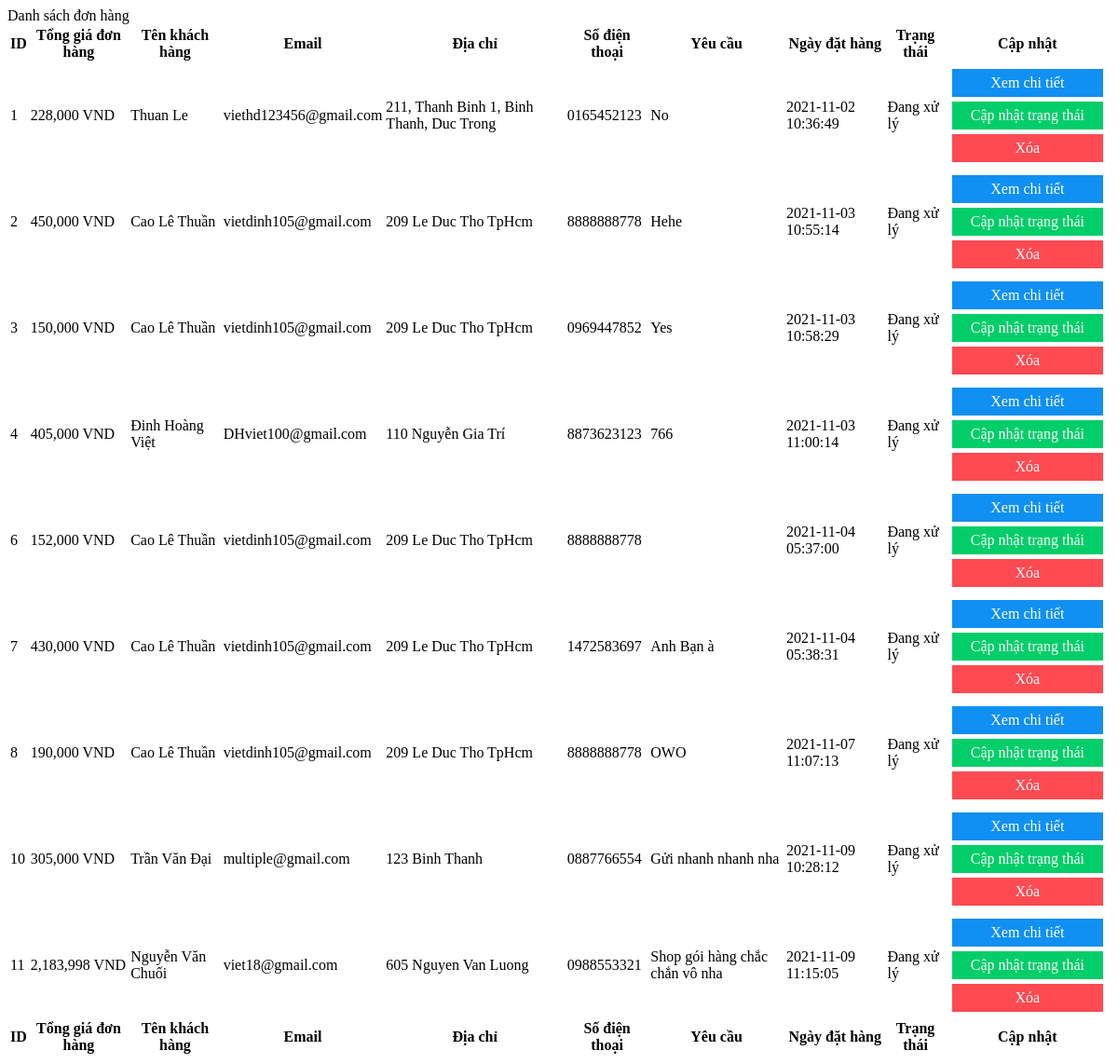
/admin/modules/listorder.php, run on an earlier commit of the app's database.
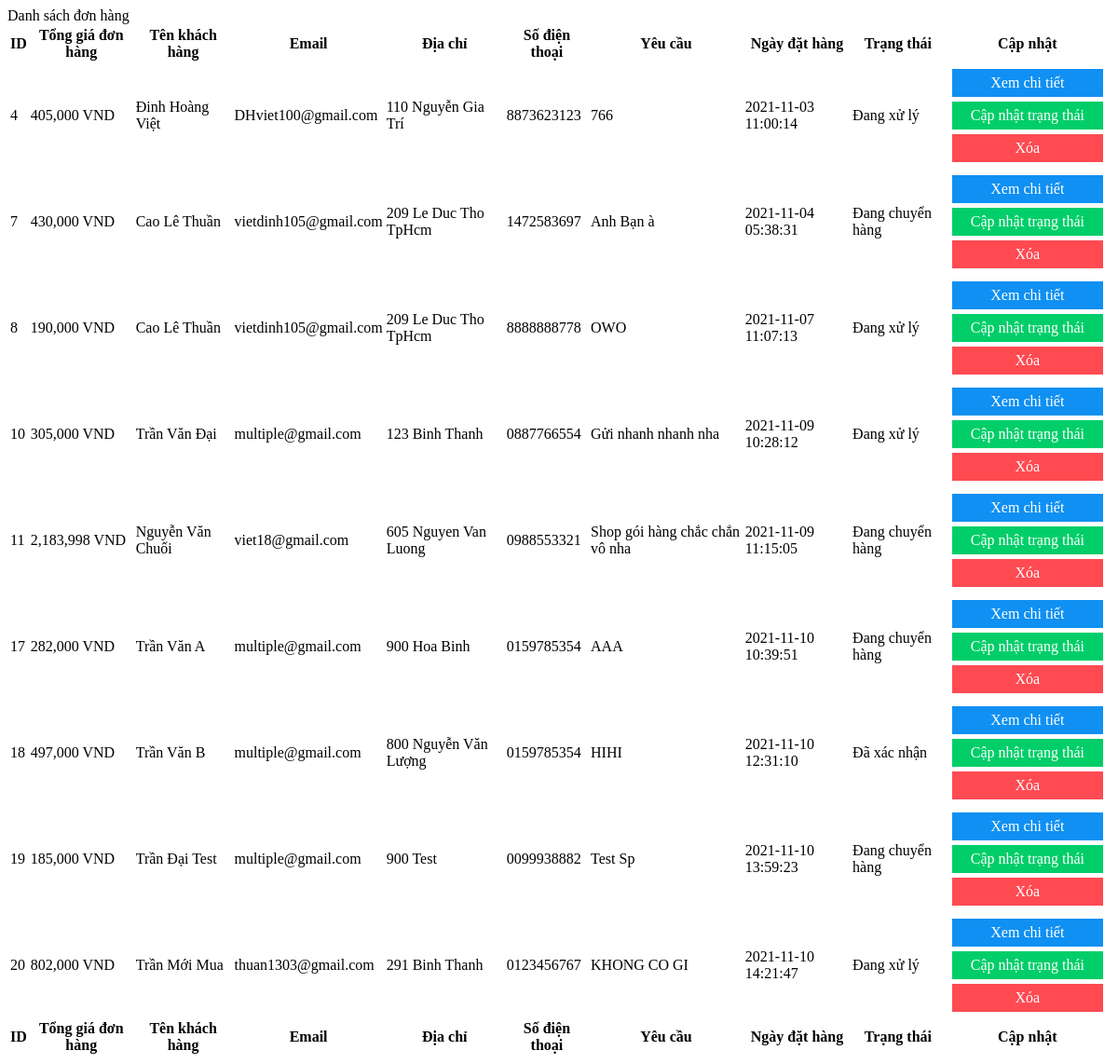
And on a later commit of the database.
### admin/modules/listorder.php (the view, shortened to what this page needs)
<?php
    include('../conn.php');
?>
<div class="card mb-4">
        <div class="card-header">
               Danh sách đơn hàng
        </div>
        <div class="card-body">
            <table id="datatablesSimple">
                <thead>
                    <tr>
                        <th>ID</th>
                        <th>Tổng giá đơn hàng</th>
                        <th>Tên khách hàng</th>
                        <th>Email</th>
                        <th>Địa chỉ</th>
                        <th>Số điện thoại</th>
                        <th>Yêu cầu</th>
                        <th>Ngày đặt hàng</th>
                        <th>Trạng thái</th>
                        <th>Cập nhật</th>
                    </tr>
                </thead>
                <tfoot>
                    <tr>
                        <th>ID</th>
                        <th>Tổng giá đơn hàng</th>
                        <th>Tên khách hàng</th>
                        <th>Email</th>
                        <th>Địa chỉ</th>
                        <th>Số điện thoại</th>
                        <th>Yêu cầu</th>
                        <th>Ngày đặt hàng</th>
                        <th>Trạng thái</th>
                        <th>Cập nhật</th>
                    </tr>
                </tfoot>
                <tbody>
                <?php
                    $sql_sl = "SELECT * FROM `order-info`";
                    $listorder = mysqli_query($connect,$sql_sl);
                    while($row = mysqli_fetch_array($listorder)) {?>
                    <tr>
                        <td><?php echo $row["order_id"] ?></td>
                        <td><?php echo number_format($row["total"], 0, '', ',') ?> VND</td>
                        <td><?php echo $row["full_name"] ?></td>
                        <td><?php echo $row["email"] ?></td>
                        <td><?php echo $row["address"] ?></td>
                        <td><?php echo $row["phone"] ?></td>
                        <td><?php echo $row["request"] ?></td>
                        <td><?php echo $row["date_order"] ?></td>
                        <td><?php if($row["status"]==1){ echo "Đang xử lý";} if($row["status"]==2){ echo "Đang chuyển hàng";} if($row["status"]==3){ echo  "Đã xác nhận";} ?></td>
                        <td style="width: 15%;">
                            <a href="?module=detailsorder&id=<?php echo $row["order_id"]?>" name="review">Xem chi tiết</a>
                            <a href="?module=commitOrder&id=<?php echo $row["order_id"]?>" name="update">Cập nhật trạng thái</a>
                            <a href="?module=deleteorder&id=<?php echo $row["order_id"]?>" onclick="return confirm('Bạn có chắc chắn muốn xóa không?')" name="remove">Xóa</a>
                        </td>
                    </tr>
                   <?php }
                   ?>
                </tbody>
                </div>
    </div>

### admin/modules/listorder.php (style rules this page uses)
tbody td a { display: block; margin: 5px; text-align: center; }
tbody td a:first-child { padding: 5px; background-color: #0F90F2; color: #fff; text-decoration: none; border: 1px solid #0F90F2; transition: 0.3s; }
tbody td a:nth-child(2) { padding: 5px; background-color: #01CE69; color: #fff; text-decoration: none; border: 1px solid #01CE69; transition: 0.3s; }
tbody td a:nth-child(3) { padding: 5px; background-color: #FF4A52; color: #fff; text-decoration: none; border: 1px solid #FF4A52; transition: 0.3s; }

What changed in the data, as far as the page shows it:
removed order-info: order_id "1", total "228,000", full_name "Thuan Le", email "viethd123456@gmail.com", address "211, Thanh Binh 1, Binh Thanh, Duc Trong", phone "0165452123", request "No", date_order "2021-11-02 10:36:49", status "Đang xử lý"
removed order-info: order_id "2", total "450,000", full_name "Cao Lê Thuần", email "vietdinh105@gmail.com", address "209 Le Duc Tho TpHcm", phone "8888888778", request "Hehe", date_order "2021-11-03 10:55:14", status "Đang xử lý"
removed order-info: order_id "3", total "150,000", full_name "Cao Lê Thuần", email "vietdinh105@gmail.com", address "209 Le Duc Tho TpHcm", phone "0969447852", request "Yes", date_order "2021-11-03 10:58:29", status "Đang xử lý"
removed order-info: order_id "6", total "152,000", full_name "Cao Lê Thuần", email "vietdinh105@gmail.com", address "209 Le Duc Tho TpHcm", phone "8888888778", date_order "2021-11-04 05:37:00", status "Đang xử lý"
changed order-info "Anh Bạn à": status "Đang xử lý" → "Đang chuyển hàng"
changed order-info "Nguyễn Văn Chuối": status "Đang xử lý" → "Đang chuyển hàng"
added order-info: order_id "17", total "282,000", full_name "Trần Văn A", email "multiple@gmail.com", address "900 Hoa Binh", phone "0159785354", request "AAA", date_order "2021-11-10 10:39:51", status "Đang chuyển hàng"
added order-info: order_id "18", total "497,000", full_name "Trần Văn B", email "multiple@gmail.com", address "800 Nguyễn Văn Lượng", phone "0159785354", request "HIHI", date_order "2021-11-10 12:31:10", status "Đã xác nhận"
added order-info: order_id "19", total "185,000", full_name "Trần Đại Test", email "multiple@gmail.com", address "900 Test", phone "0099938882", request "Test Sp", date_order "2021-11-10 13:59:23", status "Đang chuyển hàng"
added order-info: order_id "20", total "802,000", full_name "Trần Mới Mua", email "thuan1303@gmail.com", address "291 Binh Thanh", phone "0123456767", request "KHONG CO GI", date_order "2021-11-10 14:21:47", status "Đang xử lý"
